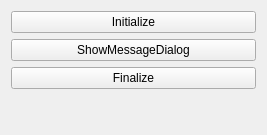
<?xml version="1.0" encoding="UTF-8"?>
<ui version="4.0">
 <class>MainWindow</class>
 <widget class="QMainWindow" name="MainWindow">
  <property name="geometry">
   <rect>
    <x>0</x>
    <y>0</y>
    <width>267</width>
    <height>135</height>
   </rect>
  </property>
  <property name="windowTitle">
   <string>MainWindow</string>
  </property>
  <widget class="QWidget" name="centralWidget">
   <layout class="QVBoxLayout" name="verticalLayout">
    <item>
     <widget class="QPushButton" name="pushButton_initialize">
      <property name="text">
       <string>Initialize</string>
      </property>
     </widget>
    </item>
    <item>
     <widget class="QPushButton" name="pushButton_showmessagedialog">
      <property name="text">
       <string>ShowMessageDialog</string>
      </property>
     </widget>
    </item>
    <item>
     <widget class="QPushButton" name="pushButton_finalize">
      <property name="text">
       <string>Finalize</string>
      </property>
     </widget>
    </item>
    <item>
     <spacer name="verticalSpacer">
      <property name="orientation">
       <enum>Qt::Vertical</enum>
      </property>
      <property name="sizeHint" stdset="0">
       <size>
        <width>20</width>
        <height>40</height>
       </size>
      </property>
     </spacer>
    </item>
   </layout>
  </widget>
 </widget>
 <layoutdefault spacing="6" margin="11"/>
 <resources/>
 <connections/>
</ui>
